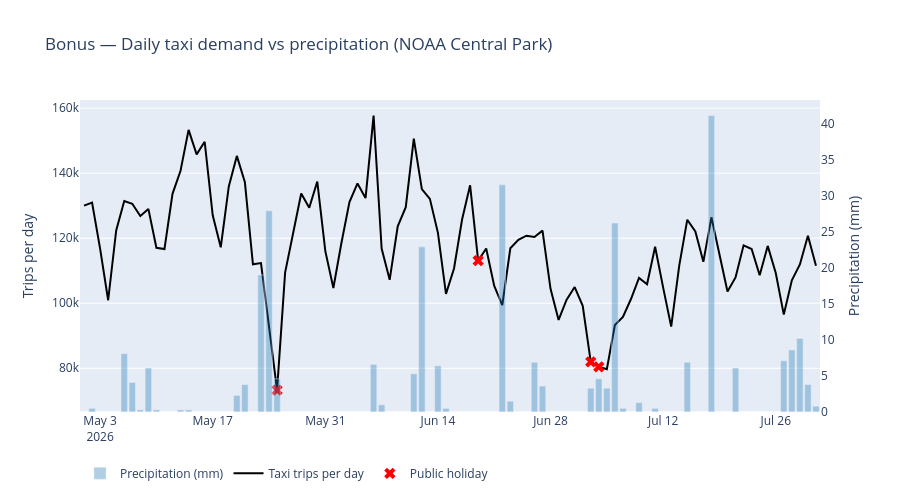

The cell this chart's notebook holds for it:
### Markdown cell above
**Interpretation Q4.** The silhouette score is highest for **k = 6** (≈ 0.35, a reasonable structure for
real-world data). Reading the cluster profiles table (cluster numbers are arbitrary labels):
- **Manhattan core / business** (Midtown, Upper East Side…): by far the highest volume, short trips (~3 mi),
  the highest card tips (~24 %).
- **Nightlife zones** (East Village, Greenwich Village, Lower East Side…): ~half of pick-ups at night and
  ~45 % on weekends.
- **Airports** (JFK, LaGuardia): long (~9 mi) and expensive (~$65) trips, medium volume.
- **Upper Manhattan / Bronx**, **Brooklyn residential**, **Queens residential**: low volume, longer trips,
  very low recorded card tips (flex-fare dominated). The coordinates make these three groups
  geographically coherent.

These clusters can guide where to station taxis (core and airports), when (nightlife zones on weekend nights)
and where app-based dispatch matters most (outer boroughs).

### Code cell
if __name__ == "__main__":
    # Bonus: external dataset (NOAA weather)
    weather = load_weather(WEATHER_FILE)
    display(explore_data(weather))
    daily = daily_demand_weather(df, weather, HOLIDAYS)
    weather_model, q5_effects = weather_regression(daily)
    display(q5_effects)
    q5_errors = forecast_errors_vs_weather(q3_forecast, daily)
    display(q5_errors)
    fig_q5 = plot_weather(daily)
    fig_q5.show()
